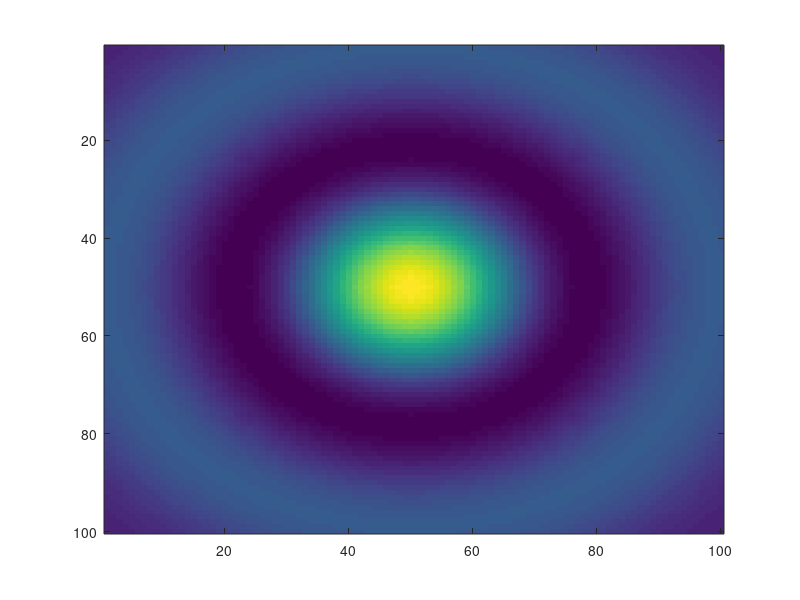

Write MATLAB code to recreate this figure.

figure
hold on
axis([-pi pi -1 1]);

t=linspace(-pi, pi);


title ('using a for loop')
for i = 1:5
    w = 0.3*i;
    y = sin(w *t);
    plot(t, y)
    drawnow
    
end



pause

cla
title('Using a while Loop')
hold on
i=1;
while (w<2)
    w = 0.3*i;
    y = sin(w *t);
    plot(t, y,'r')
    drawnow
    i=i+1;
end
hold off

pause





str1 = 'file';
for i=1:10
   outstr = sprintf('%s%04d.img', str1,i);
   fprintf('\rThe new file name is ...%s', outstr);
   
end

pause






% Using for loops should be avoided in Matlab
a=zeros(100,100);
for x=1:100
    for y = 1:100
        r = sqrt( (x-50)^2 + (y-50)^2 );
        a(x , y) = r ;
    end
end

for f=1:-0.05:0.005
    
    for x=1:100
        for y = 1:100
            b(x , y) = sinc(a(x,y) * f);
        end
    end
    imagesc(b)
    title ('Sinc function in 2D')
    drawnow
    
end


pause
  
    
for f=1:-0.05:0.005

    b = sinc(a *f);
    imagesc(b);
    drawnow
    
end

